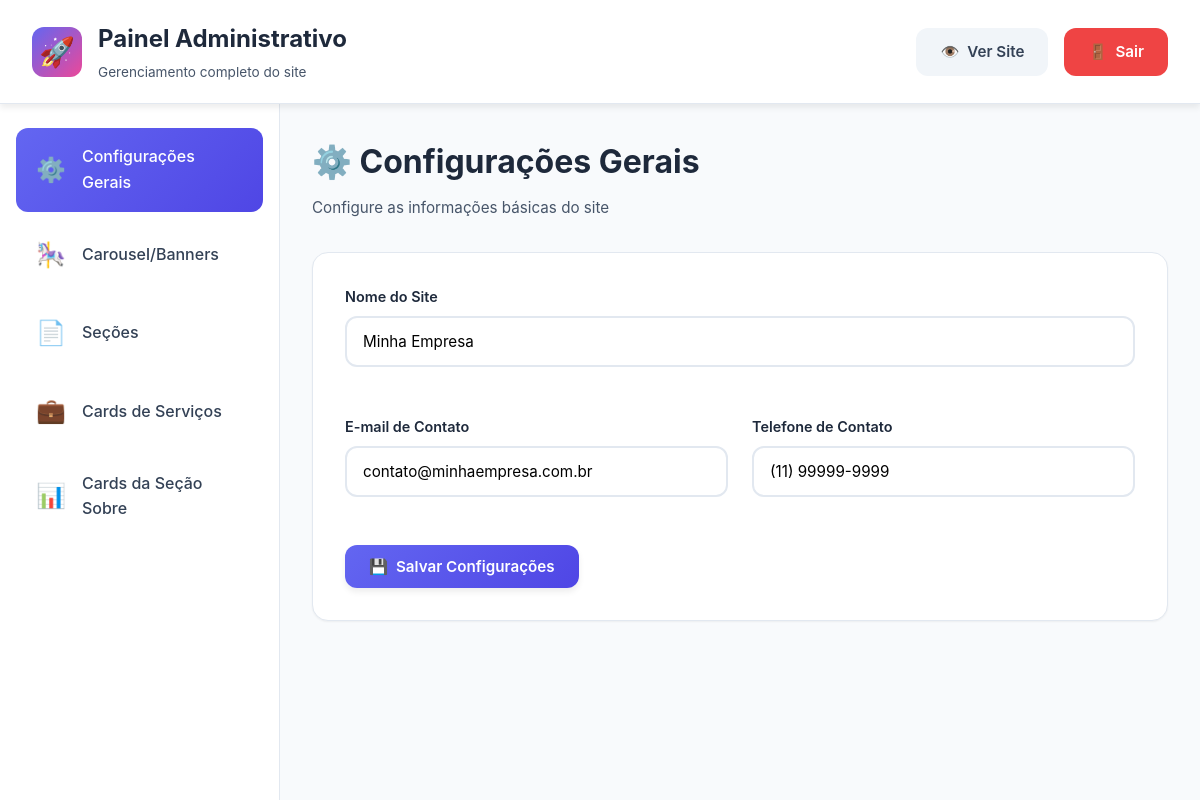
The page /admin.php (signed in) on the database as committed earlier.
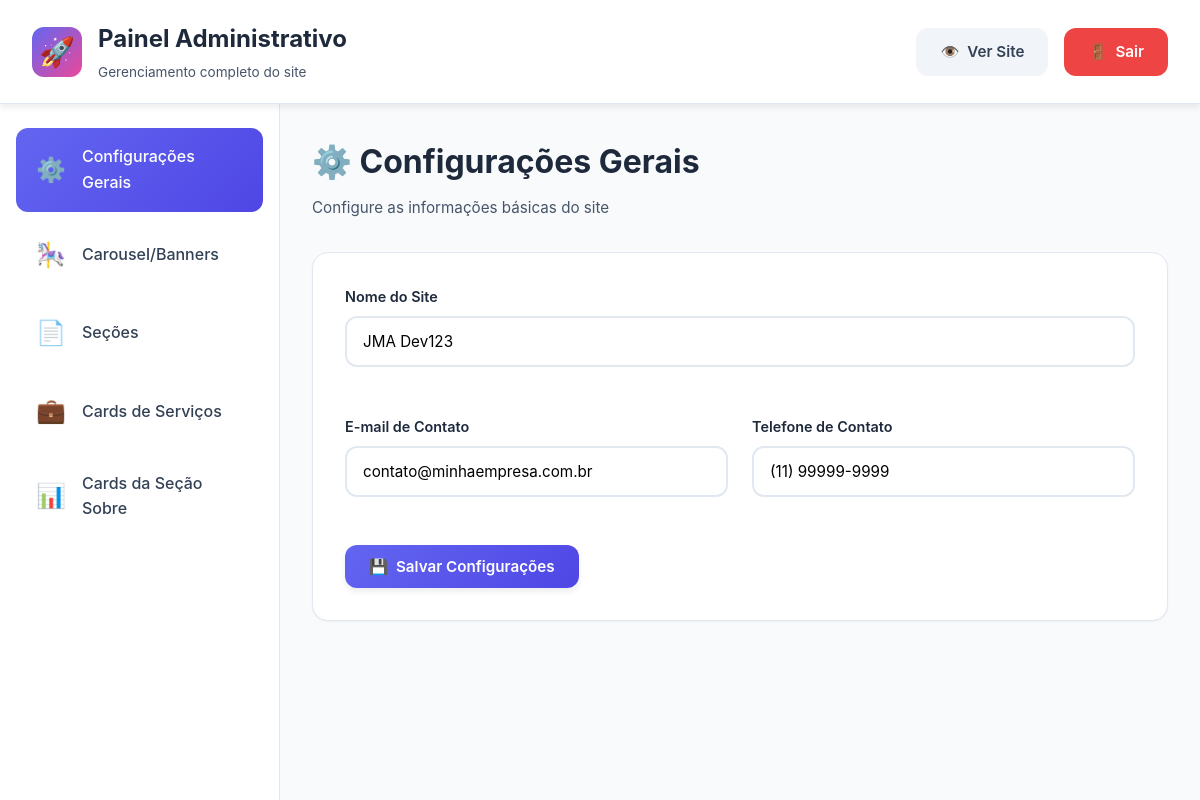
The same page on the database as committed later.
### tables this page shows
CREATE TABLE site_config (
        id INTEGER PRIMARY KEY,
        site_title TEXT,
        contato_email TEXT,
        contato_telefone TEXT
    , service_cards TEXT, about_stats TEXT);

### admin.php (the view, shortened to what this page needs)
<?php
require_once 'config.php';
    ?>
    <?php
$config = $db->query("SELECT * FROM site_config WHERE id = 1")->fetch(PDO::FETCH_ASSOC);
?>
<!DOCTYPE html>
<html lang="pt-BR">
<head>
    <link rel="stylesheet" href="admin-style.css">
</head>
<body>
    <div class="admin-header">
        <div class="container">
            <div class="header-content">
                <div class="header-left">
                    <div class="admin-logo">🚀</div>
                    <div>
                        <h1>Painel Administrativo</h1>
                        <p class="header-subtitle">Gerenciamento completo do site</p>
                    </div>
                </div>
                <div class="admin-nav">
                    <a href="index.php" target="_blank" class="btn btn-secondary">
                        <span>👁️</span> Ver Site
                    </a>
                    <a href="?logout" class="btn btn-danger">
                        <span>🚪</span> Sair
                    </a>
                </div>
            </div>
        </div>
    </div>
    <div class="admin-layout">
        <aside class="admin-sidebar">
            <nav class="sidebar-nav">
                <a href="#config" class="nav-item active" data-section="config">
                    <span class="nav-icon">⚙️</span>
                    <span>Configurações Gerais</span>
                </a>
                <a href="#carousel" class="nav-item" data-section="carousel">
                    <span class="nav-icon">🎠</span>
                    <span>Carousel/Banners</span>
                </a>
                <a href="#sections" class="nav-item" data-section="sections">
                    <span class="nav-icon">📄</span>
                    <span>Seções</span>
                </a>
                <a href="#services" class="nav-item" data-section="services">
                    <span class="nav-icon">💼</span>
                    <span>Cards de Serviços</span>
                </a>
                <a href="#stats" class="nav-item" data-section="stats">
                    <span class="nav-icon">📊</span>
                    <span>Cards da Seção Sobre</span>
                </a>
            </nav>
        </aside>
        <main class="admin-main">
            <div class="admin-container">
                <section id="config" class="admin-section active">
                    <div class="section-header">
                        <div>
                            <h2>⚙️ Configurações Gerais</h2>
                            <p class="section-description">Configure as informações básicas do site</p>
                        </div>
                    </div>
                    <div class="card">
                        <form method="POST" class="admin-form">
                            <div class="form-row">
                                <div class="form-group">
                                    <label>Nome do Site</label>
                                    <input type="text" name="site_title" value="<?= htmlspecialchars($config['site_title']) ?>" required>
                                </div>
                            </div>
                            <div class="form-row">
                                <div class="form-group">
                                    <label>E-mail de Contato</label>
                                    <input type="email" name="contato_email" value="<?= htmlspecialchars($config['contato_email']) ?>">
                                </div>
                                <div class="form-group">
                                    <label>Telefone de Contato</label>
                                    <input type="text" name="contato_telefone" value="<?= htmlspecialchars($config['contato_telefone']) ?>">
                                </div>
                            </div>
                            <button type="submit" name="update_config" class="btn btn-primary">
                                <span>💾</span> Salvar Configurações
                            </button>
                        </form>
                    </div>
                </section>
            </div>
        </main>
    </div>
</body>
</html>

### admin-style.css (style rules this page uses)
:root { --primary: #6366f1; --primary-dark: #4f46e5; --primary-light: #818cf8; --secondary: #ec4899; --success: #10b981; --danger: #ef4444; --warning: #f59e0b; --dark: #1e293b; --gray-50: #f8fafc; --gray-100: #f1f5f9; --gray-200: #e2e8f0; --gray-300: #cbd5e1; --gray-600: #475569; --gray-700: #334155; --shadow-sm: 0 1px 2px rgba(0, 0, 0, 0.05); --shadow: 0 4px 6px rgba(0, 0, 0, 0.07); --shadow-md: 0 6px 15px rgba(0, 0, 0, 0.1); --shadow-lg: 0 10px 25px rgba(0, 0, 0, 0.15); --shadow-xl: 0 20px 40px rgba(0, 0, 0, 0.2); --radius: 12px; --radius-sm: 8px; --radius-lg: 16px; }
* { margin: 0; padding: 0; box-sizing: border-box; }
body { font-family: 'Inter', -apple-system, BlinkMacSystemFont, 'Segoe UI', sans-serif; background: var(--gray-50); color: var(--dark); line-height: 1.6; }
.admin-header { background: white; box-shadow: var(--shadow); position: sticky; top: 0; z-index: 100; border-bottom: 1px solid var(--gray-200); }
.admin-header .container { max-width: 100%; padding: 0 2rem; }
.header-content { display: flex; justify-content: space-between; align-items: center; padding: 1.25rem 0; }
.header-left { display: flex; align-items: center; gap: 1rem; }
.admin-logo { width: 50px; height: 50px; background: linear-gradient(135deg, var(--primary), var(--secondary)); border-radius: var(--radius); display: flex; align-items: center; justify-content: center; font-size: 1.8rem; }
.admin-header h1 { font-size: 1.5rem; font-weight: 700; color: var(--dark); margin-bottom: 0.2rem; }
.header-subtitle { font-size: 0.85rem; color: var(--gray-600); }
.admin-nav { display: flex; gap: 1rem; }
.admin-layout { display: flex; min-height: calc(100vh - 100px); }
.admin-sidebar { width: 280px; background: white; border-right: 1px solid var(--gray-200); position: sticky; top: 100px; height: calc(100vh - 100px); overflow-y: auto; }
.sidebar-nav { padding: 1.5rem 1rem; }
.nav-item { display: flex; align-items: center; gap: 1rem; padding: 1rem 1.25rem; color: var(--gray-700); text-decoration: none; border-radius: var(--radius); margin-bottom: 0.5rem; transition: all 0.3s ease; font-weight: 500; }
.nav-item.active { background: linear-gradient(135deg, var(--primary), var(--primary-dark)); color: white; }
.nav-icon { font-size: 1.5rem; }
.admin-main { flex: 1; padding: 2rem; overflow-y: auto; }
.admin-container { max-width: 1400px; margin: 0 auto; }
.admin-section { display: none; animation: fadeIn 0.5s ease; }
.admin-section.active { display: block; }
.section-header { display: flex; justify-content: space-between; align-items: center; margin-bottom: 2rem; }
.section-header h2 { font-size: 2rem; font-weight: 700; color: var(--dark); margin-bottom: 0.5rem; }
.section-description { color: var(--gray-600); font-size: 0.95rem; }
.card { background: white; border-radius: var(--radius-lg); padding: 2rem; box-shadow: var(--shadow-sm); border: 1px solid var(--gray-200); margin-bottom: 2rem; }
.admin-form { max-width: 100%; }
.form-row { display: grid; grid-template-columns: repeat(auto-fit, minmax(250px, 1fr)); gap: 1.5rem; margin-bottom: 1.5rem; }
.form-group { margin-bottom: 1.5rem; }
.form-group label { display: block; font-weight: 600; margin-bottom: 0.5rem; color: var(--dark); font-size: 0.9rem; }
.form-group input[type="text"], .form-group input[type="email"], .form-group input[type="number"], .form-group input[type="password"], .form-group textarea { width: 100%; padding: 0.875rem 1rem; border: 2px solid var(--gray-200); border-radius: var(--radius); font-size: 0.95rem; transition: all 0.3s ease; font-family: inherit; }
.btn { display: inline-flex; align-items: center; gap: 0.5rem; padding: 0.75rem 1.5rem; border: none; border-radius: var(--radius); font-size: 0.95rem; font-weight: 600; cursor: pointer; transition: all 0.3s ease; text-decoration: none; font-family: inherit; }
.btn-primary { background: linear-gradient(135deg, var(--primary), var(--primary-dark)); color: white; box-shadow: var(--shadow); }
.btn-secondary { background: var(--gray-100); color: var(--gray-700); }
.btn-danger { background: var(--danger); color: white; }

Rows that differ between the two databases and show on the page:
changed site_config "contato@minhaempresa.com.br": site_title "Minha Empresa" → "JMA Dev123"
